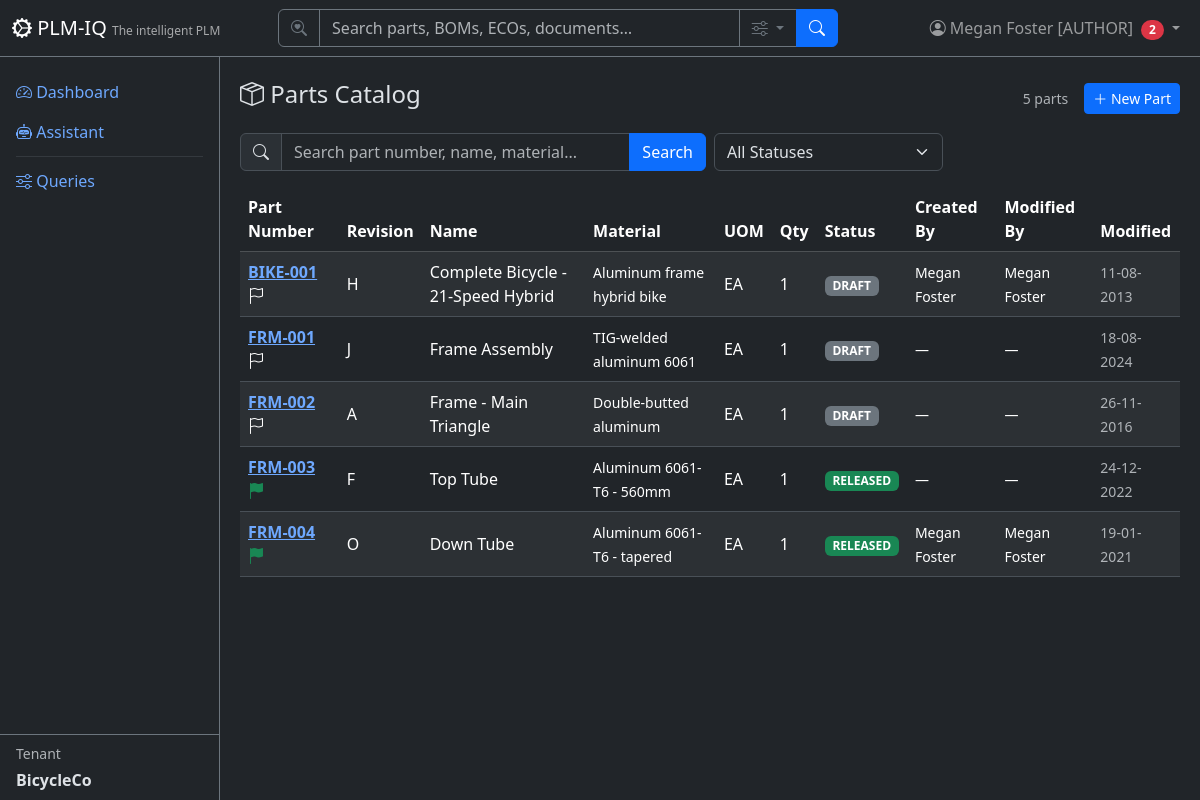
The app's page /parts (signed in) with its own data.
### app/models/tenant_user.py (models this page shows)
class User(Base):
    __tablename__ = "users"
    user_id = Column("user_id", Integer, primary_key=True, autoincrement=True)
    username = Column("username", String, unique=True, nullable=False)
    full_name = Column("full_name", String, nullable=False)
    email = Column("email", String)
    password_hash = Column("password_hash", String, nullable=False, default="")
    tenant_id = Column("tenant_id", Integer, ForeignKey("tenants.tenant_id"), nullable=False, default=1)
    tenant_key = Column("tenant_key", String, nullable=False)
    is_active = Column("is_active", Boolean, default=True)
    created_date = Column("created_date", String)
    role = Column("role", String, nullable=False, default="reader")
    tenant = relationship("Tenant", back_populates="users")
    favorites = relationship("Favorite", back_populates="user")

class Tenant(Base):
    __tablename__ = "tenants"
    tenant_id = Column("tenant_id", Integer, primary_key=True, autoincrement=True)
    tenant_name = Column("tenant_name", String, unique=True, nullable=False)
    tenant_key = Column("tenant_key", String, unique=True, nullable=False)
    tenant_secret = Column("tenant_secret", String, nullable=False, default="")
    subdomain = Column("subdomain", String, unique=True, nullable=True)
    description = Column("description", String)
    created_date = Column("created_date", String)
    role = Column("role", String, default="reader")
    is_active = Column("is_active", Boolean, default=True)
    users = relationship("User", back_populates="tenant")
    parts = relationship("Part", back_populates="tenant")
    favorites = relationship("Favorite", back_populates="tenant")

### app/models/parts.py (models this page shows)
class Part(Base):
    __tablename__ = "parts"
    part_number = Column("part_number", String, primary_key=True)
    part_revision = Column("part_revision", String, nullable=False)
    part_name = Column("part_name", String, nullable=False)
    spec_file = Column("spec_file", String)
    material = Column("material", String)
    uom = Column("uom", String, nullable=False)
    qty = Column("qty", Integer, nullable=False, default=1)
    status = Column("status", String, nullable=False, default="DRAFT")
    created_date = Column("created_date", String)
    modified_date = Column("modified_date", String)
    modified_owner = Column("modified_owner", Integer, ForeignKey("users.user_id"))
    created_by = Column("created_by", Integer, ForeignKey("users.user_id"))
    tenant_id = Column("tenant_id", Integer, ForeignKey("tenants.tenant_id"), nullable=False, default=1)
    tenant_key = Column("tenant_key", String, nullable=False)
    tenant = relationship("Tenant", back_populates="parts")
    bom_items = relationship("BomItem", back_populates="part", foreign_keys="BomItem.part_number")
    costing_items = relationship("CostingBomItem", back_populates="part")
    eco_items = relationship("EngineeringChangeOrder", back_populates="part")
    aml_items = relationship("ApprovedManufacturer", back_populates="part")
    avl_items = relationship("ApprovedVendor", back_populates="part")
    cad_files = relationship("CadMetadata", back_populates="part")

### app/routers/parts.py (the view)
@router.get("", response_class=HTMLResponse)
def list_parts(
    request: Request,
    q: Optional[str] = Query(None, description="Search query"),
    status: Optional[str] = Query(None, description="Filter by status"),
    page: int = Query(1, ge=1),
    db: TenantScopedSession = Depends(get_tenant_db),
):
    user = require_user(request, db)
    ctx = auth_context(request, db)
    query = db.query(Part)
    if q:
        query = query.filter(
            or_(
                Part.part_number.ilike(f"%{q}%"),
                Part.part_name.ilike(f"%{q}%"),
                Part.material.ilike(f"%{q}%"),
            )
        )
    if status:
        query = query.filter(Part.status == status)
    total = query.count()
    offset = (page - 1) * DEFAULT_PAGE_SIZE
    parts = query.order_by(Part.part_number).offset(offset).limit(DEFAULT_PAGE_SIZE).all()
    return HTMLResponse(content=render(
        "parts/list.html",
        **ctx,
        parts=parts,
        page=page,
        total=total,
        pages=(total + DEFAULT_PAGE_SIZE - 1) // DEFAULT_PAGE_SIZE,
        q=q or "",
        status_filter=status or "",
        statuses=["DRAFT", "RELEASED", "OBSOLETED"],
    ))

### app/templates/parts/list.html (shortened to what this page needs)
{% extends "base.html" %}
{% block content %}
<div class="d-flex justify-content-between align-items-center mb-3">
    <h4><i class="bi bi-box-seam"></i> Parts Catalog</h4>
    <div class="d-flex align-items-center gap-3">
        <span class="text-muted small">{{ total }} parts</span>
        {% if current_user and current_user.role == 'author' %}
        <a href="/parts/new" class="btn btn-sm btn-primary"><i class="bi bi-plus-lg"></i> New Part</a>
        {% endif %}
    </div>
</div>
<form method="GET" class="row g-2 mb-3">
    <div class="col-md-6">
        <div class="input-group">
            <span class="input-group-text"><i class="bi bi-search"></i></span>
            <input type="text" name="q" class="form-control" placeholder="Search part number, name, material..." value="{{ q }}">
            <button class="btn btn-primary" type="submit">Search</button>
        </div>
    </div>
    <div class="col-md-3">
        <select name="status" class="form-select" onchange="this.form.submit()">
            <option value="">All Statuses</option>
        </select>
    </div>
</form>
<div class="table-responsive">
    <table class="table table-striped table-hover align-middle">
        <thead class="table-dark">
            <tr>
                <th>Part Number</th>
                <th>Revision</th>
                <th>Name</th>
                <th>Material</th>
                <th>UOM</th>
                <th>Qty</th>
                <th>Status</th>
                <th>Created By</th>
                <th>Modified By</th>
                <th>Modified</th>
            </tr>
        </thead>
        <tbody>
            {% for p in parts %}
            <tr>
                <td>
                    <a href="/parts/{{ p.part_number }}" class="fw-bold text-nowrap">{{ p.part_number }}</a>
                    {% if p.status == 'RELEASED' %}
                    <i class="bi bi-flag-fill text-success" title="Released"></i>
                    {% elif p.status == 'OBSOLETED' %}
                    <i class="bi bi-flag-fill text-danger" title="Obsoleted"></i>
                    {% else %}
                    <i class="bi bi-flag fs-6" title="{{ p.status or 'Draft' }}"></i>
                    {% endif %}
                </td>
                <td>{{ p.part_revision }}</td>
                <td>{{ p.part_name }}</td>
                <td><small>{{ (p.material or '')|truncate(40) or '-' }}</small></td>
                <td>{{ p.uom }}</td>
                <td>{{ p.qty }}</td>
                <td>
                    <span class="badge bg-{% if p.status == 'RELEASED' %}success{% elif p.status == 'OBSOLETED' %}danger{% else %}secondary{% endif %} badge-status">
                        {{ p.status }}
                    </span>
                </td>
                <td><small>{{ user_map.get(p.created_by, '—') if user_map else (p.created_by or '—') }}</small></td>
                <td><small>{{ user_map.get(p.modified_owner, '—') if user_map else (p.modified_owner or '—') }}</small></td>
                <td><small class="text-muted">{{ p.modified_date or '-' }}</small></td>
            </tr>
            {% else %}
            <tr><td colspan="10" class="text-center text-muted py-4">No parts found.</td></tr>
            {% endfor %}
        </tbody>
    </table>
</div>
{% endblock %}

### app/templates/base.html (shortened to what this page needs)
<!DOCTYPE html>
<html lang="en" data-bs-theme="dark">
<head>
    <link href="https://cdn.jsdelivr.net/npm/bootstrap@5.3.3/dist/css/bootstrap.min.css" rel="stylesheet">
    <link href="https://cdn.jsdelivr.net/npm/bootstrap-icons@1.11.3/font/bootstrap-icons.css" rel="stylesheet">
</head>
<body>
    <nav class="navbar navbar-expand-md navbar-dark bg-dark fixed-top border-bottom border-secondary">
        <div class="container-fluid">
            <a class="navbar-brand" href="/">
                <i class="bi bi-gear-wide-connected"></i> PLM-IQ
                <small class="d-none d-md-inline">The intelligent PLM</small>
            </a>
            <div class="collapse navbar-collapse" id="navMenu">
                {% if current_user %}
                <form class="d-flex mx-auto my-2 my-md-0" role="search" action="/search" method="get" style="width: 100%; max-width: 560px;">
                    <div class="input-group">
                        <span class="input-group-text bg-dark border-secondary text-secondary"><i class="bi bi-search-heart"></i></span>
                        <input type="search" name="q" class="form-control bg-dark text-light border-secondary" placeholder="Search parts, BOMs, ECOs, documents…" aria-label="Search">
                        <button class="btn btn-outline-secondary dropdown-toggle" type="button" data-bs-toggle="dropdown" data-bs-auto-close="outside" title="Search options">
                            <i class="bi bi-sliders"></i>
                        </button>
                        <button class="btn btn-primary" type="submit"><i class="bi bi-search"></i></button>
                    </div>
                </form>
                {% endif %}
                <ul class="navbar-nav ms-auto align-items-center">
                    {% if current_user %}
                    <li class="nav-item dropdown">
                        <a class="nav-link dropdown-toggle position-relative" href="#" role="button" data-bs-toggle="dropdown" aria-label="Profile Menu" title="Profile Menu">
                            <i class="bi bi-person-circle"></i>
                            <span class="d-none d-md-inline">{{ current_user.full_name }} [{{ current_user.role|upper if current_user.role else 'SUPERUSER' }}]</span>
                            {% if unread_count|default(0) > 0 %}<span class="badge bg-danger rounded-pill ms-1">{{ unread_count }}</span>{% endif %}
                        </a>
                    </li>
                    {% else %}
                    <li class="nav-item">
                        <a class="nav-link" href="/login"><i class="bi bi-box-arrow-in-right"></i> Sign In</a>
                    </li>
                    {% endif %}
                </ul>
            </div>
        </div>
    </nav>
    <div class="sidebar bg-dark border-end border-secondary pt-3">
        <ul class="nav nav-pills flex-column flex-grow-1 overflow-auto">
            <li class="nav-item">
                <a class="nav-link" href="/"><i class="bi bi-speedometer2"></i> Dashboard</a>
            </li>
            <li class="nav-item">
                <a class="nav-link" href="/assistant"><i class="bi bi-robot"></i> Assistant</a>
            </li>
            <li class="nav-item">
                <hr class="nav-divider my-1 mx-3 border-secondary">
            </li>
            <li class="nav-item">
                <a class="nav-link" href="/queries"><i class="bi bi-sliders"></i> Queries</a>
            </li>
        </ul>
        {% if current_tenant %}
        <div class="px-3 py-2 border-top border-secondary mt-auto">
            <div class="small text-muted mb-1">Tenant</div>
            <div class="fw-bold">{{ current_tenant.tenant_name }}</div>
        </div>
        {% endif %}
    </div>
    <div class="main-content">
        {% block content %}{% endblock %}
    </div>
</body>
</html>

### app/templates/base.html (style rules this page uses)
body { padding-top: 60px; }
.sidebar { position: fixed; top: 56px; bottom: 0; left: 0; width: 220px; overflow-y: auto; display: flex; flex-direction: column; }
.main-content { margin-left: 220px; padding: 20px; }
.navbar-brand small { font-size: 0.75rem; opacity: 0.6; }
.badge-status { font-size: 0.75rem; }

### records on screen
User: full_name "Megan Foster", role "AUTHOR"
Tenant: tenant_name "BicycleCo"
Part: part_number "BIKE-001", part_revision "H", part_name "Complete Bicycle - 21-Speed Hybrid", material "Aluminum frame hybrid bike", uom "EA", qty "1", status "DRAFT", get "Megan Foster", modified_date "11-08-2013"
Part: part_number "FRM-001", part_revision "J", part_name "Frame Assembly", material "TIG-welded aluminum 6061", uom "EA", qty "1", status "DRAFT", get "—", modified_date "18-08-2024"
Part: part_number "FRM-002", part_revision "A", part_name "Frame - Main Triangle", material "Double-butted aluminum", uom "EA", qty "1", status "DRAFT", get "—", modified_date "26-11-2016"
Part: part_number "FRM-003", part_revision "F", part_name "Top Tube", material "Aluminum 6061-T6 - 560mm", uom "EA", qty "1", status "RELEASED", get "—", modified_date "24-12-2022"
Part: part_number "FRM-004", part_revision "O", part_name "Down Tube", material "Aluminum 6061-T6 - tapered", uom "EA", qty "1", status "RELEASED", get "Megan Foster", modified_date "19-01-2021"

### other values on screen
{{ unread_count }} "2"
{{ total }} "5"
